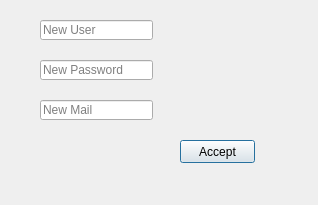
<?xml version="1.0" encoding="UTF-8"?>
<ui version="4.0">
 <class>modifywindow</class>
 <widget class="QDialog" name="modifywindow">
  <property name="geometry">
   <rect>
    <x>0</x>
    <y>0</y>
    <width>318</width>
    <height>205</height>
   </rect>
  </property>
  <property name="windowTitle">
   <string>Change Information</string>
  </property>
  <property name="windowIcon">
   <iconset resource="pics.qrc">
    <normaloff>:/Imagenes/BookSeller-Logo.png</normaloff>:/Imagenes/BookSeller-Logo.png</iconset>
  </property>
  <widget class="QLabel" name="fondoLabel">
   <property name="geometry">
    <rect>
     <x>-1</x>
     <y>-2</y>
     <width>321</width>
     <height>205</height>
    </rect>
   </property>
   <property name="text">
    <string/>
   </property>
   <property name="pixmap">
    <pixmap resource="pics.qrc">:/Imagenes/Hoja.JPG</pixmap>
   </property>
   <property name="scaledContents">
    <bool>true</bool>
   </property>
  </widget>
  <widget class="QLineEdit" name="nameLE">
   <property name="geometry">
    <rect>
     <x>40</x>
     <y>20</y>
     <width>113</width>
     <height>20</height>
    </rect>
   </property>
   <property name="text">
    <string/>
   </property>
   <property name="readOnly">
    <bool>false</bool>
   </property>
   <property name="placeholderText">
    <string>New User</string>
   </property>
  </widget>
  <widget class="QLineEdit" name="passwordLE">
   <property name="geometry">
    <rect>
     <x>40</x>
     <y>60</y>
     <width>113</width>
     <height>20</height>
    </rect>
   </property>
   <property name="text">
    <string/>
   </property>
   <property name="placeholderText">
    <string>New Password</string>
   </property>
  </widget>
  <widget class="QLineEdit" name="mailLE">
   <property name="geometry">
    <rect>
     <x>40</x>
     <y>100</y>
     <width>113</width>
     <height>20</height>
    </rect>
   </property>
   <property name="text">
    <string/>
   </property>
   <property name="placeholderText">
    <string>New Mail</string>
   </property>
  </widget>
  <widget class="QPushButton" name="changePB">
   <property name="enabled">
    <bool>true</bool>
   </property>
   <property name="geometry">
    <rect>
     <x>180</x>
     <y>140</y>
     <width>75</width>
     <height>23</height>
    </rect>
   </property>
   <property name="text">
    <string>Accept</string>
   </property>
  </widget>
 </widget>
 <resources>
  <include location="pics.qrc"/>
 </resources>
 <connections/>
</ui>
